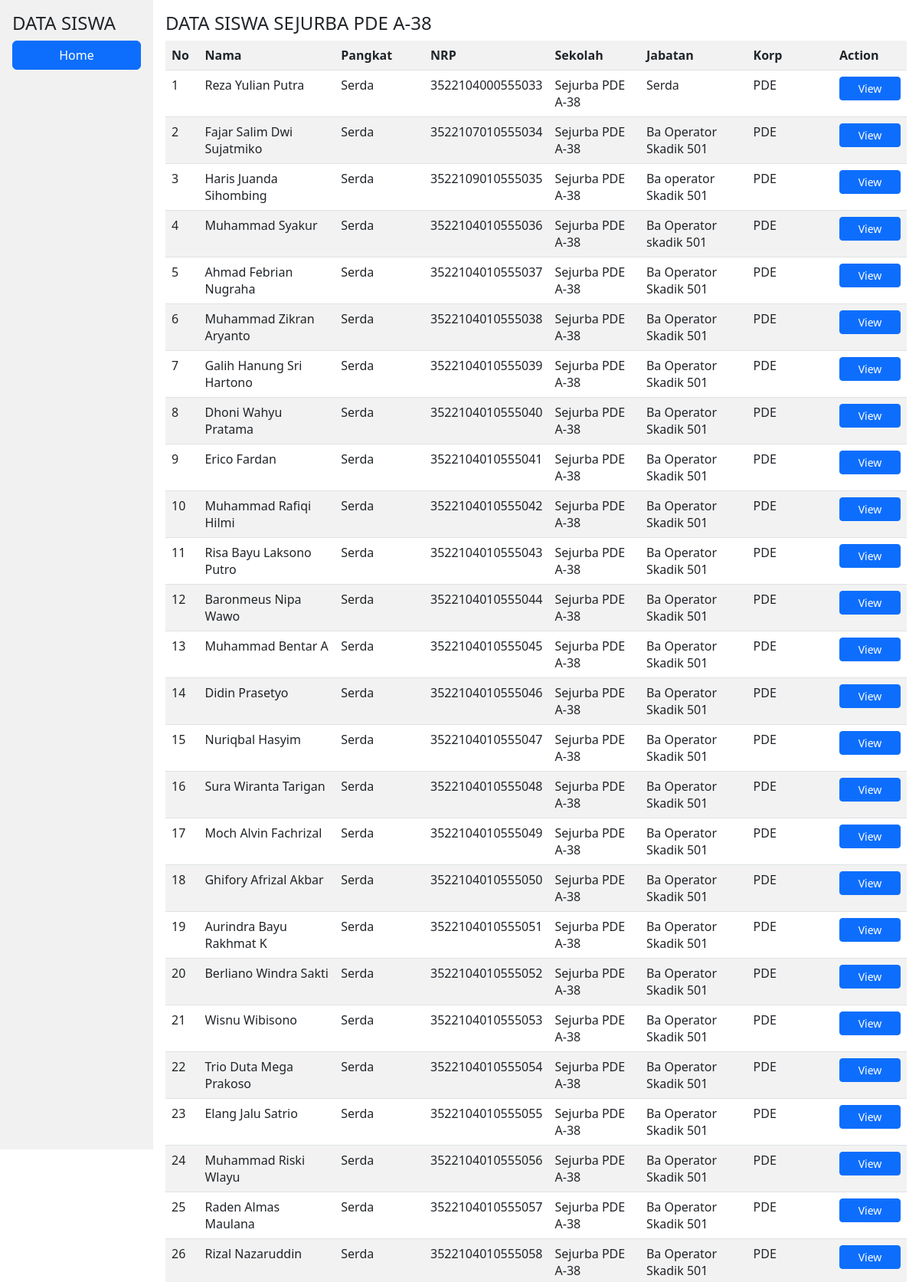
The page /user/siswa/data_siswa.php (upper part) on the database its author committed.
### tables this page shows
CREATE TABLE `siswa` (
  `id_siswa` int(100) NOT NULL,
  `foto` varchar(250) NOT NULL,
  `nama` varchar(500) DEFAULT NULL,
  `pangkat` varchar(100) DEFAULT NULL,
  `nrp` varchar(200) DEFAULT NULL,
  `sekolah` varchar(100) DEFAULT NULL,
  `jabatan` varchar(100) DEFAULT NULL,
  `korp` varchar(100) DEFAULT NULL,
  `jenis` varchar(20) DEFAULT NULL,
  `agama` varchar(50) DEFAULT NULL,
  `alamat` varchar(200) DEFAULT NULL
);

### user/siswa/data_siswa.php (the view, shortened to what this page needs)
<html>
<head>
    <link rel="stylesheet" href="../../css/bootstrap.min.css">
</head>
<body>
    <div class="container-fluid">
        <div class="row content">
            <div class="col-sm-2 sidenav p-3">
                <h4>DATA SISWA</h4>
                <ul class="nav nav-pills nav-stacked d-grid">
                    <li><a href="/lattis38/admin/" class="btn btn-primary mb-1 w-100">Home</a></li>
                </ul><br>
            </div>
            <div class="col-sm-10 p-3">
                <h4>DATA SISWA SEJURBA PDE A-38</h4>
                <table class="table table-striped">
                    <tr>
                        <th>No</th>
                        <th>Nama</th>
                        <th>Pangkat</th>
                        <th>NRP</th>
                        <th>Sekolah</th>
                        <th>Jabatan</th>
                        <th>Korp</th>
                        <th>Action</th>
                    </tr>
                    <?php
                    include '../../config.php';
                    $no=0;
                    $query = mysqli_query($koneksi,"SELECT * FROM siswa");
                    while($data = mysqli_fetch_array($query)){
                        $roleacc = mysqli_query($koneksi,"SELECT * FROM akun");
                        $access = mysqli_fetch_array($roleacc);
                        $no++;
                    ?>
                    <tr>
                        <td><?php echo $no;?></td>
                        <td><?php echo $data['nama']; ?></td>
                        <td><?php echo $data['pangkat']; ?></td>
                        <td><?php echo $data['nrp']; ?></td>
                        <td><?php echo $data['sekolah']; ?></td>
                        <td><?php echo $data['jabatan']; ?></td>
                        <td><?php echo $data['korp']; ?></td>
                        <td>
                            <?php
                        if($access['roles'] = "user"){?>
                            <a href="/lattis38/user/siswa/viewdata_siswa.php?nrp=<?=$data['nama']?>"
                                class="btn btn-sm btn-primary" style="width: 80px">View</a>
                            <?php
                        }else{
                        ?>
                            <a href="/lattis38/siswa/tampil_siswa.php" class="btn btn-sm btn-primary"
                                style="width: 80px">View</a>
                            <?php
                        }
                        ?>
                        </td>
                    </tr>
                    <?php
                }
                ?>
                </table>
            </div>
        </div>
</body>
</html>

### user/siswa/data_siswa.php (style rules this page uses)
.row.content { height: 1500px }
.sidenav { background-color: #f1f1f1; height: 100%; }

### rows shown on the page
siswa: nama "Reza Yulian Putra", pangkat "Serda", nrp "3522104000555033", sekolah "Sejurba PDE A-38", jabatan "Serda", korp "PDE"
siswa: nama "Fajar Salim Dwi Sujatmiko", pangkat "Serda", nrp "3522107010555034", sekolah "Sejurba PDE A-38", jabatan "Ba Operator Skadik 501", korp "PDE"
siswa: nama "Haris Juanda Sihombing", pangkat "Serda", nrp "3522109010555035", sekolah "Sejurba PDE A-38", jabatan "Ba operator Skadik 501", korp "PDE"
siswa: nama "Muhammad Syakur", pangkat "Serda", nrp "3522104010555036", sekolah "Sejurba PDE A-38", jabatan "Ba Operator skadik 501", korp "PDE"
siswa: nama "Ahmad Febrian Nugraha", pangkat "Serda", nrp "3522104010555037", sekolah "Sejurba PDE A-38", jabatan "Ba Operator Skadik 501", korp "PDE"
siswa: nama "Muhammad Zikran Aryanto", pangkat "Serda", nrp "3522104010555038", sekolah "Sejurba PDE A-38", jabatan "Ba Operator Skadik 501", korp "PDE"
siswa: nama "Galih Hanung Sri Hartono", pangkat "Serda", nrp "3522104010555039", sekolah "Sejurba PDE A-38", jabatan "Ba Operator Skadik 501", korp "PDE"
siswa: nama "Dhoni Wahyu Pratama", pangkat "Serda", nrp "3522104010555040", sekolah "Sejurba PDE A-38", jabatan "Ba Operator Skadik 501", korp "PDE"
siswa: nama "Erico Fardan", pangkat "Serda", nrp "3522104010555041", sekolah "Sejurba PDE A-38", jabatan "Ba Operator Skadik 501", korp "PDE"
siswa: nama "Muhammad Rafiqi Hilmi", pangkat "Serda", nrp "3522104010555042", sekolah "Sejurba PDE A-38", jabatan "Ba Operator Skadik 501", korp "PDE"
siswa: nama "Risa Bayu Laksono Putro", pangkat "Serda", nrp "3522104010555043", sekolah "Sejurba PDE A-38", jabatan "Ba Operator Skadik 501", korp "PDE"
siswa: nama "Baronmeus Nipa Wawo", pangkat "Serda", nrp "3522104010555044", sekolah "Sejurba PDE A-38", jabatan "Ba Operator Skadik 501", korp "PDE"
siswa: nama "Muhammad Bentar A", pangkat "Serda", nrp "3522104010555045", sekolah "Sejurba PDE A-38", jabatan "Ba Operator Skadik 501", korp "PDE"
siswa: nama "Didin Prasetyo", pangkat "Serda", nrp "3522104010555046", sekolah "Sejurba PDE A-38", jabatan "Ba Operator Skadik 501", korp "PDE"
siswa: nama "Nuriqbal Hasyim", pangkat "Serda", nrp "3522104010555047", sekolah "Sejurba PDE A-38", jabatan "Ba Operator Skadik 501", korp "PDE"
siswa: nama "Sura Wiranta Tarigan", pangkat "Serda", nrp "3522104010555048", sekolah "Sejurba PDE A-38", jabatan "Ba Operator Skadik 501", korp "PDE"
siswa: nama "Moch Alvin Fachrizal", pangkat "Serda", nrp "3522104010555049", sekolah "Sejurba PDE A-38", jabatan "Ba Operator Skadik 501", korp "PDE"
siswa: nama "Ghifory Afrizal Akbar", pangkat "Serda", nrp "3522104010555050", sekolah "Sejurba PDE A-38", jabatan "Ba Operator Skadik 501", korp "PDE"
siswa: nama "Aurindra Bayu Rakhmat K", pangkat "Serda", nrp "3522104010555051", sekolah "Sejurba PDE A-38", jabatan "Ba Operator Skadik 501", korp "PDE"
siswa: nama "Berliano Windra Sakti", pangkat "Serda", nrp "3522104010555052", sekolah "Sejurba PDE A-38", jabatan "Ba Operator Skadik 501", korp "PDE"
siswa: nama "Wisnu Wibisono", pangkat "Serda", nrp "3522104010555053", sekolah "Sejurba PDE A-38", jabatan "Ba Operator Skadik 501", korp "PDE"
siswa: nama "Trio Duta Mega Prakoso", pangkat "Serda", nrp "3522104010555054", sekolah "Sejurba PDE A-38", jabatan "Ba Operator Skadik 501", korp "PDE"
siswa: nama "Elang Jalu Satrio", pangkat "Serda", nrp "3522104010555055", sekolah "Sejurba PDE A-38", jabatan "Ba Operator Skadik 501", korp "PDE"
siswa: nama "Muhammad Riski Wlayu", pangkat "Serda", nrp "3522104010555056", sekolah "Sejurba PDE A-38", jabatan "Ba Operator Skadik 501", korp "PDE"
siswa: nama "Raden Almas Maulana", pangkat "Serda", nrp "3522104010555057", sekolah "Sejurba PDE A-38", jabatan "Ba Operator Skadik 501", korp "PDE"
siswa: nama "Rizal Nazaruddin", pangkat "Serda", nrp "3522104010555058", sekolah "Sejurba PDE A-38", jabatan "Ba Operator Skadik 501", korp "PDE"
